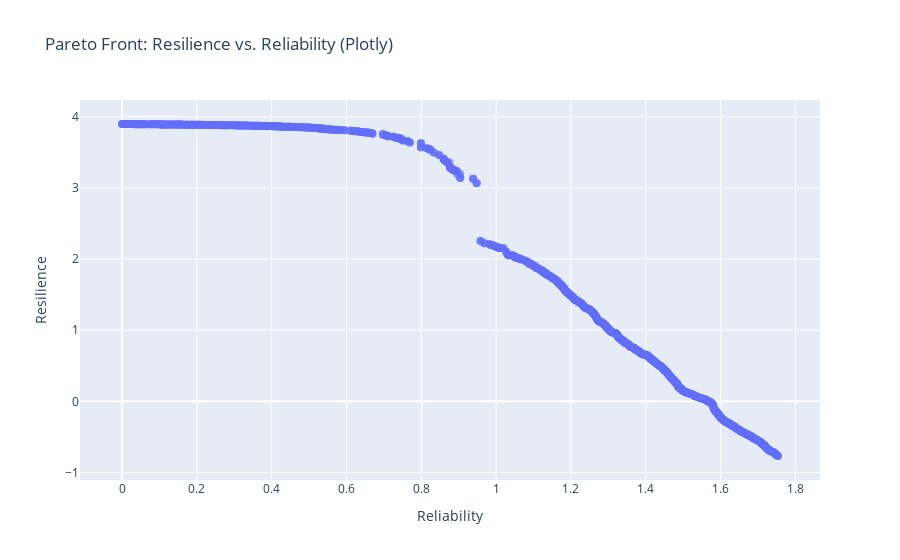

This figure's notebook cell:
### Code cell
"""
Genetic Algorithm for Brazil Drought Contingency Plan
Tomás Schmieder & Maoz Bizan
CEE 4200
"""

# importing what we need, if you don't have it then use pip install the module in terminal
import pandas as pd
import random
import numpy as np
import matplotlib.pyplot as plt
import plotly.express as px
from deap import base, creator, tools


# load the dataset, which has historical values for everything
# you will need to replace the file path
file_path = '/Users/windy/desktop/data.csv'
df = pd.read_csv(file_path)

# constants
s_c = 337                       # critical storage, 20% of max
D = 2.8512                      # demand of SPMR, mcm/day
max_storage = 1685              # max storage mcm
initial_storage = 1023.8908     # intial storage mcm


df["Change in time (days)"] = df["Change in time (days)"].fillna(method='ffill')
df["Combined Precipitation (mcm)"] = df["Combined Precipitation (mcm)"].fillna(0)
df["Inverted Inflow (mcm)"] = df["Inverted Inflow (mcm)"].fillna(0)

def percentfull(storage, maximum_storage):
    return (storage / maximum_storage) * 100

# contingency plan 
def revised_outflow_policy(storage_percentage, t1, o1, t2, o2, t3, o3, t4, o4, o5):
    if storage_percentage >= t1:
        return o1
    elif t2 <= storage_percentage < t1:
        return o2
    elif t3 <= storage_percentage < t2:
        return o3
    elif t4 <= storage_percentage < t3:
        return o4
    else:
        return o5

# simulated contingency policy
def simulate_storage_with_policy(params):
    t1, o1, t2, o2, t3, o3, t4, o4, o5 = params
    # constraints / penalties
    if not (t1 > t2 > t3 > t4):  # thresholds need to be consistent
        return -1e6, -1e6
    if not all(0 <= o <= 5 for o in [o1, o2, o3, o4, o5]):  # realistic outflows
        return -1e6, -1e6

    current_storage = initial_storage
    reliability_values = []
    resilience_values = []

    for i in range(148):
        precip = df["Combined Precipitation (mcm)"].iloc[i]
        inflow = df["Inverted Inflow (mcm)"].iloc[i]
        change_time = df["Change in time (days)"].iloc[i]
        storage_percentage = percentfull(current_storage, max_storage)
        outflow = revised_outflow_policy(storage_percentage, t1, o1, t2, o2, t3, o3, t4, o4, o5)
        outflow_mcm = outflow * change_time
        next_storage = current_storage + precip + inflow - outflow_mcm
        next_storage = max(0, min(next_storage, max_storage))
        reliability_values.append(reliability(outflow, D))
        resilience_values.append(resilience(current_storage, s_c))
        current_storage = next_storage
    avg_reliability = np.mean(reliability_values)
    avg_resilience = np.mean(resilience_values)

    # setting a cap for reliability and resilience so we can get realistic results
    avg_reliability = min(avg_reliability, 5)
    avg_resilience = min(avg_resilience, 5)

    return avg_reliability, avg_resilience

def reliability(u, D):
    return u / D

def resilience(s_t, s_c):
    return (s_t - s_c) / s_c if s_c != 0 else float('nan')  # DON'T REMOVE OR IT MIGHT BREAK, DIVIDE BY ZERO ERROR

# deap initialization 
creator.create("FitnessMax", base.Fitness, weights=(1.0, 1.0))  # we want to maximize both values
creator.create("Individual", list, fitness=creator.FitnessMax)

toolbox = base.Toolbox()
toolbox.register(
    "individual",
    tools.initCycle,
    creator.Individual,
    (
        lambda: random.uniform(50, 70),     # Threshold 1
        lambda: random.uniform(0, 5),       # Outflow 1
        lambda: random.uniform(30, 50),     # Threshold 2
        lambda: random.uniform(0, 5),       # Outflow 2
        lambda: random.uniform(20, 40),     # Threshold 3
        lambda: random.uniform(0, 5),       # Outflow 3
        lambda: random.uniform(10, 30),     # Threshold 4
        lambda: random.uniform(0, 5),       # Outflow 4
        lambda: random.uniform(0, 5),       # Outflow 5
    ),
    n=1,
)
toolbox.register("population", tools.initRepeat, list, toolbox.individual)
toolbox.register("mate", tools.cxBlend, alpha=0.5)
toolbox.register("mutate", tools.mutGaussian, mu=0, sigma=1, indpb=0.2)
toolbox.register("select", tools.selNSGA2)
toolbox.register("evaluate", simulate_storage_with_policy)

# ga parameters
population_size = 1000 
generations = 250
mutation_prob = 0.2
crossover_prob = 0.7

# initial population
population = toolbox.population(n=population_size)
fitnesses = list(map(toolbox.evaluate, population))
for ind, fit in zip(population, fitnesses):
    ind.fitness.values = fit

# ga start
for gen in range(generations):
    print(f"Generation {gen + 1}")
    offspring = tools.selNSGA2(population, len(population))
    offspring = list(map(toolbox.clone, offspring))

    # crossover
    for child1, child2 in zip(offspring[::2], offspring[1::2]):
        if random.random() < crossover_prob:
            toolbox.mate(child1, child2)
            del child1.fitness.values
            del child2.fitness.values

    # mutation
    for mutant in offspring:
        if random.random() < mutation_prob:
            toolbox.mutate(mutant)
            del mutant.fitness.values

    # fitness
    invalid_ind = [ind for ind in offspring if not ind.fitness.valid]
    fitnesses = map(toolbox.evaluate, invalid_ind)
    for ind, fit in zip(invalid_ind, fitnesses):
        ind.fitness.values = fit
    population[:] = tools.selNSGA2(population + offspring, population_size)

# data
data = []
for ind in population:
    reliability, resilience = ind.fitness.values
    thresholds = ind[:5]
    outflows = ind[5:]
    data.append({
        "Reliability": reliability,
        "Resilience": resilience,
        "Thresholds": thresholds,
        "Outflows": outflows
    })

df_plot = pd.DataFrame(data)

# plotly plot
fig = px.scatter(
    df_plot,
    x="Reliability",
    y="Resilience",
    hover_data=["Thresholds", "Outflows"],
    title="Pareto Front: Resilience vs. Reliability (Plotly)",
    labels={"Reliability": "Reliability", "Resilience": "Resilience"}
)

fig.update_traces(marker=dict(size=8, opacity=0.7))
fig.show()

# matplotlib plot
plt.figure(figsize=(10, 6))
plt.scatter(df_plot["Reliability"], df_plot["Resilience"], alpha=0.6, label="Individuals")
plt.title("Pareto Front: Resilience vs. Reliability")
plt.xlabel("Reliability")
plt.ylabel("Resilience")
plt.grid(True)
plt.legend()
plt.tight_layout()
plt.show()

### Figure 1 — Plotly figure (JSON) as saved in the notebook; plotly's stock layout.template omitted (floating-point values rounded to 4 significant figures; data arrays with more than 128 entries replaced by an {"elided": "..."} marker saying what was removed)
{"data": [{"customdata": {"elided": "1000 rows, 9000 float values in total"}, "hovertemplate": "Reliability=%{x}<br>Resilience=%{y}<br>Thresholds=%{customdata[0]}<br>Outflows=%{customdata[1]}<extra></extra>", "legendgroup": "", "marker": {"color": "#636efa", "opacity": 0.7, "size": 8, "symbol": "circle"}, "mode": "markers", "name": "", "orientation": "v", "showlegend": false, "type": "scatter", "x": {"elided": "1000 float values"}, "xaxis": "x", "y": {"elided": "1000 float values"}, "yaxis": "y"}], "layout": {"legend": {"tracegroupgap": 0}, "title": {"text": "Pareto Front: Resilience vs. Reliability (Plotly)"}, "xaxis": {"anchor": "y", "domain": [0, 1], "title": {"text": "Reliability"}}, "yaxis": {"anchor": "x", "domain": [0, 1], "title": {"text": "Resilience"}}}}
